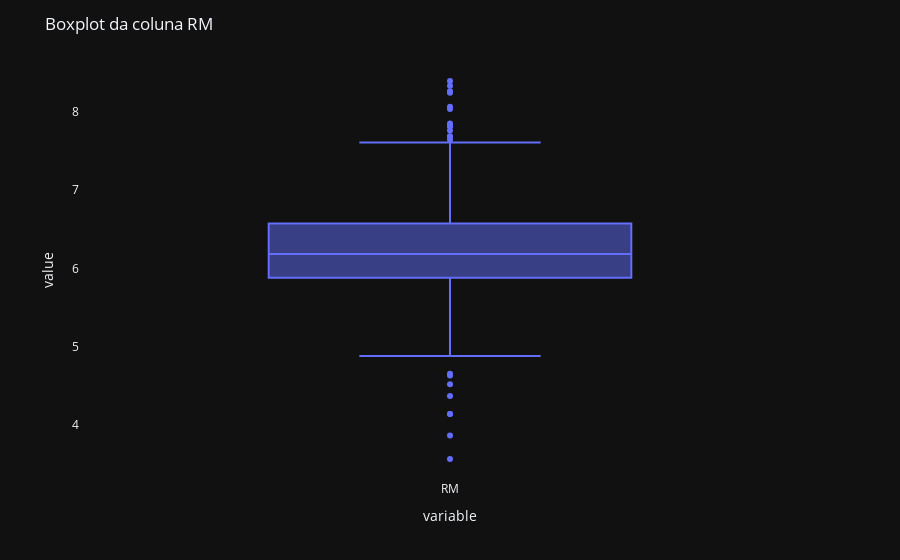
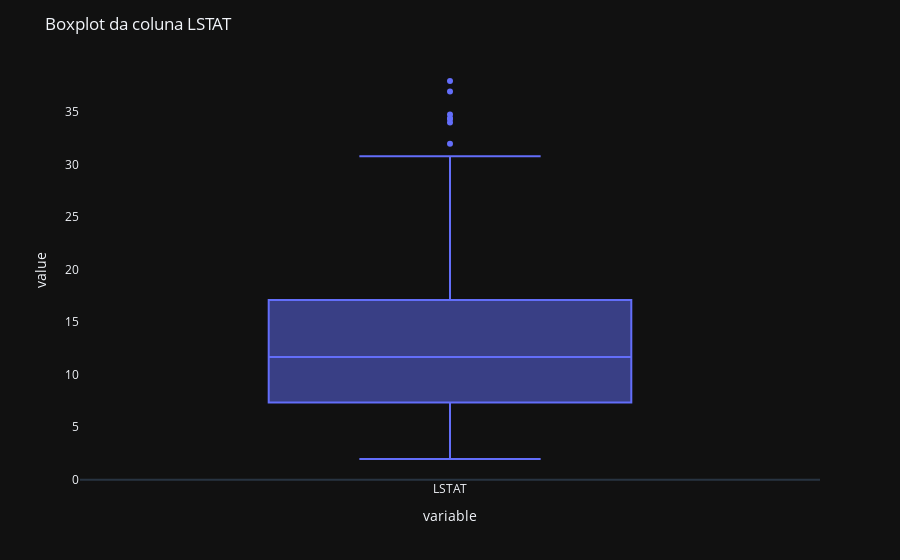
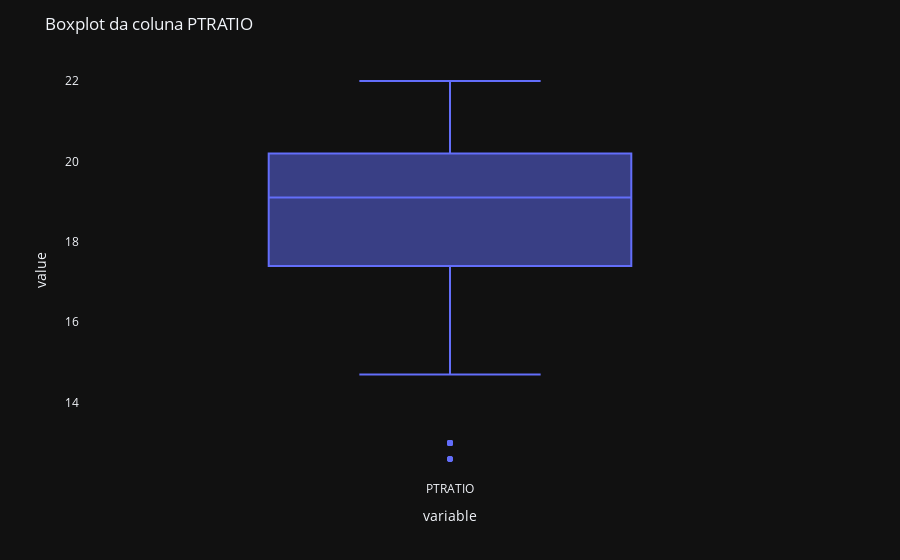
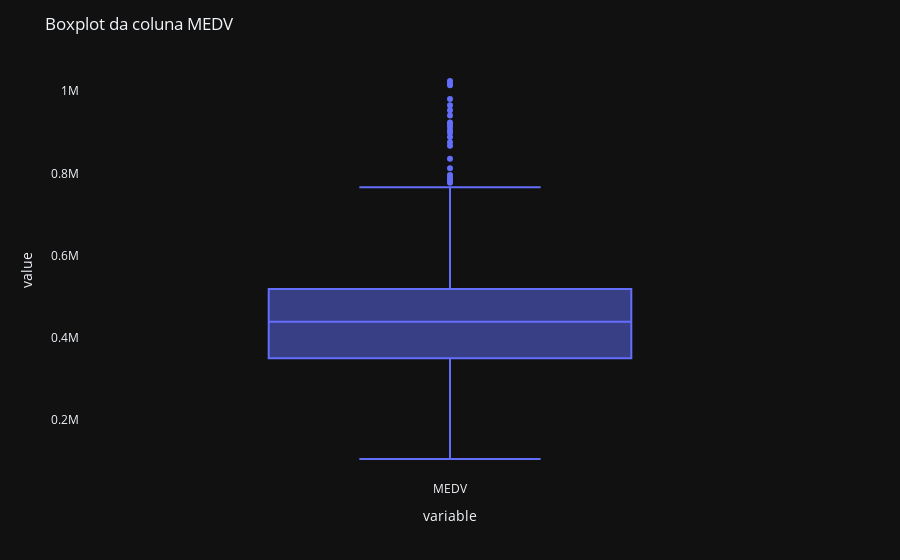

These figures' notebook cell, in order:
### Code cell
Analise.analise()

### Figure 1 — Plotly figure (JSON) as saved in the notebook; plotly's stock layout.template omitted (floating-point values rounded to 4 significant figures; data arrays with more than 128 entries replaced by an {"elided": "..."} marker saying what was removed)
{"data": [{"alignmentgroup": "True", "hovertemplate": "variable=%{x}<br>value=%{y}<extra></extra>", "legendgroup": "", "marker": {"color": "#636efa"}, "name": "", "notched": false, "offsetgroup": "", "orientation": "v", "showlegend": false, "type": "box", "x": {"elided": "489 str values"}, "x0": " ", "xaxis": "x", "y": {"elided": "489 float values"}, "y0": " ", "yaxis": "y"}], "layout": {"autosize": true, "boxmode": "group", "legend": {"tracegroupgap": 0}, "margin": {"t": 60}, "title": {"text": "Boxplot da coluna RM"}, "xaxis": {"anchor": "y", "autorange": true, "domain": [0, 1], "range": [-0.5, 0.5], "showgrid": false, "title": {"text": "variable"}, "type": "category"}, "yaxis": {"anchor": "x", "autorange": true, "domain": [0, 1], "range": [3.292, 8.667], "showgrid": false, "title": {"text": "value"}, "type": "linear"}}}

### Figure 2 — Plotly figure (JSON) as saved in the notebook; plotly's stock layout.template omitted (floating-point values rounded to 4 significant figures; data arrays with more than 128 entries replaced by an {"elided": "..."} marker saying what was removed)
{"data": [{"alignmentgroup": "True", "hovertemplate": "variable=%{x}<br>value=%{y}<extra></extra>", "legendgroup": "", "marker": {"color": "#636efa"}, "name": "", "notched": false, "offsetgroup": "", "orientation": "v", "showlegend": false, "type": "box", "x": {"elided": "489 str values"}, "x0": " ", "xaxis": "x", "y": {"elided": "489 float values"}, "y0": " ", "yaxis": "y"}], "layout": {"autosize": true, "boxmode": "group", "legend": {"tracegroupgap": 0}, "margin": {"t": 60}, "title": {"text": "Boxplot da coluna LSTAT"}, "xaxis": {"anchor": "y", "autorange": true, "domain": [0, 1], "range": [-0.5, 0.5], "showgrid": false, "title": {"text": "variable"}, "type": "category"}, "yaxis": {"anchor": "x", "autorange": true, "domain": [0, 1], "range": [-0.01944, 39.97], "showgrid": false, "title": {"text": "value"}, "type": "linear"}}}

### Figure 3 — Plotly figure (JSON) as saved in the notebook; plotly's stock layout.template omitted (floating-point values rounded to 4 significant figures; data arrays with more than 128 entries replaced by an {"elided": "..."} marker saying what was removed)
{"data": [{"alignmentgroup": "True", "hovertemplate": "variable=%{x}<br>value=%{y}<extra></extra>", "legendgroup": "", "marker": {"color": "#636efa"}, "name": "", "notched": false, "offsetgroup": "", "orientation": "v", "showlegend": false, "type": "box", "x": {"elided": "489 str values"}, "x0": " ", "xaxis": "x", "y": {"elided": "489 float values"}, "y0": " ", "yaxis": "y"}], "layout": {"autosize": true, "boxmode": "group", "legend": {"tracegroupgap": 0}, "margin": {"t": 60}, "title": {"text": "Boxplot da coluna PTRATIO"}, "xaxis": {"anchor": "y", "autorange": true, "domain": [0, 1], "range": [-0.5, 0.5], "showgrid": false, "title": {"text": "variable"}, "type": "category"}, "yaxis": {"anchor": "x", "autorange": true, "domain": [0, 1], "range": [12.08, 22.52], "showgrid": false, "title": {"text": "value"}, "type": "linear"}}}

### Figure 4 — Plotly figure (JSON) as saved in the notebook; plotly's stock layout.template omitted (floating-point values rounded to 4 significant figures; data arrays with more than 128 entries replaced by an {"elided": "..."} marker saying what was removed)
{"data": [{"alignmentgroup": "True", "hovertemplate": "variable=%{x}<br>value=%{y}<extra></extra>", "legendgroup": "", "marker": {"color": "#636efa"}, "name": "", "notched": false, "offsetgroup": "", "orientation": "v", "showlegend": false, "type": "box", "x": {"elided": "489 str values"}, "x0": " ", "xaxis": "x", "y": {"elided": "489 int values"}, "y0": " ", "yaxis": "y"}], "layout": {"autosize": true, "boxmode": "group", "legend": {"tracegroupgap": 0}, "margin": {"t": 60}, "title": {"text": "Boxplot da coluna MEDV"}, "xaxis": {"anchor": "y", "autorange": true, "domain": [0, 1], "range": [-0.5, 0.5], "showgrid": false, "title": {"text": "variable"}, "type": "category"}, "yaxis": {"anchor": "x", "autorange": true, "domain": [0, 1], "range": [53900.0, 1075900], "showgrid": false, "title": {"text": "value"}, "type": "linear"}}}
